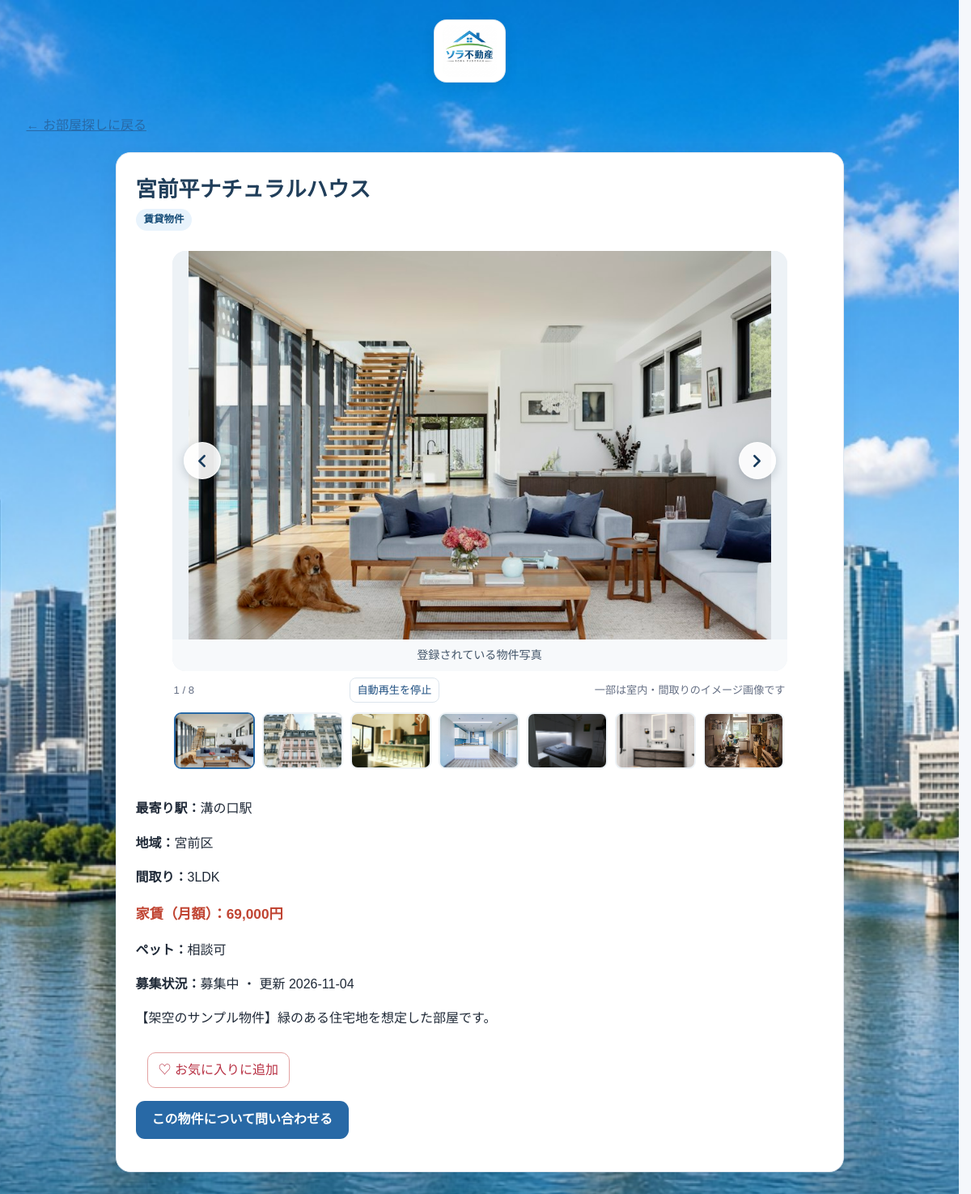
The page /property.php?id=39 on the database as committed earlier.
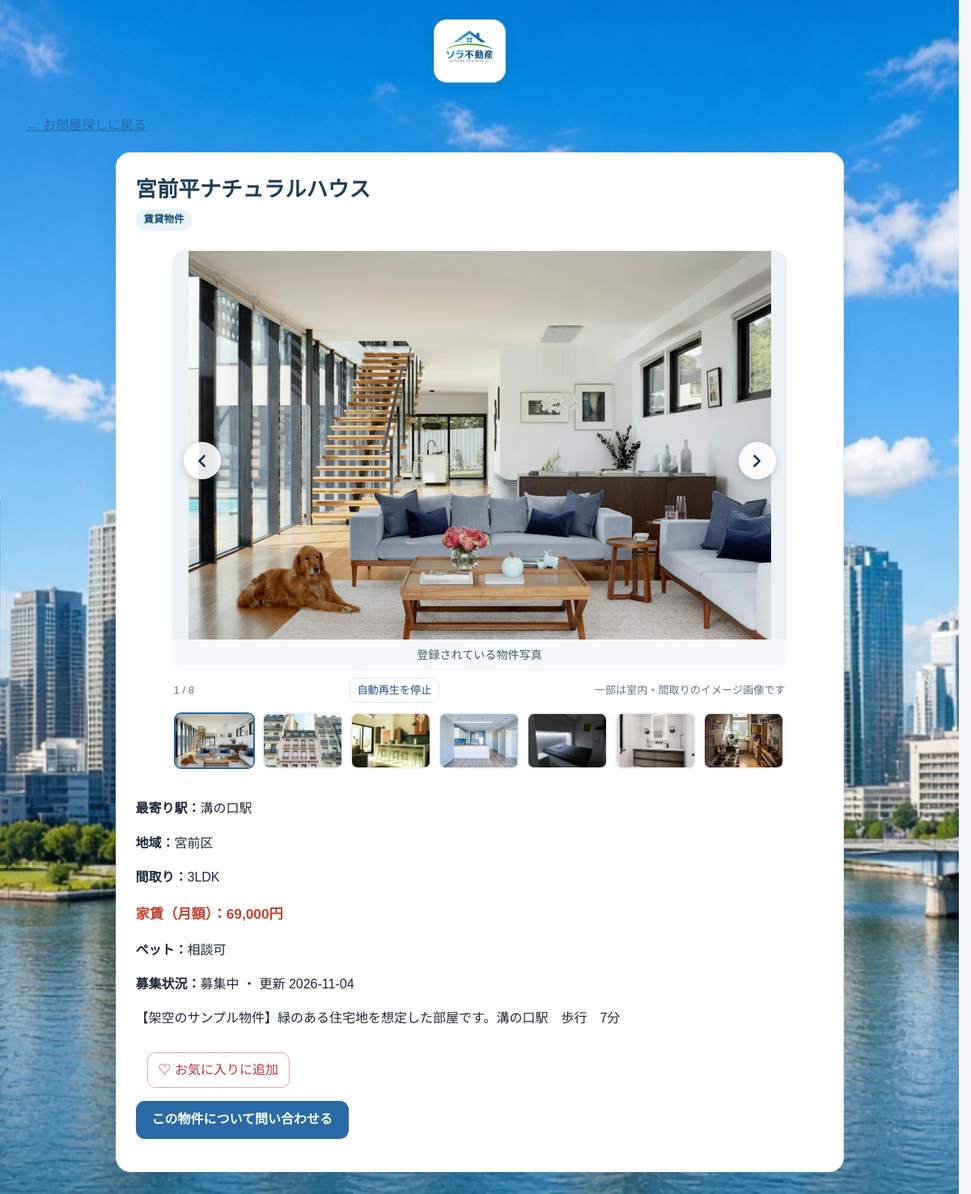
The same page on the database as committed later.
### tables this page shows
CREATE TABLE `properties` (
  `id` int(11) NOT NULL AUTO_INCREMENT,
  `name` varchar(100) NOT NULL,
  `station` varchar(50) DEFAULT NULL,
  `area` varchar(50) DEFAULT NULL,
  `school` varchar(50) DEFAULT NULL,
  `transaction_type` varchar(10) NOT NULL DEFAULT 'rent',
  `rent` int(11) DEFAULT NULL,
  `sale_price` bigint(20) DEFAULT NULL,
  `management_fee` int(11) DEFAULT NULL,
  `deposit_amount` int(11) DEFAULT NULL,
  `key_money_amount` int(11) DEFAULT NULL,
  `pet_allowed` tinyint(1) NOT NULL DEFAULT 0,
  `layout` varchar(20) NOT NULL DEFAULT '1K',
  `area_sqm` decimal(6,2) DEFAULT NULL,
  `floor_number` smallint DEFAULT NULL,
  `initial_cost` int(11) DEFAULT NULL,
  `status` varchar(20) NOT NULL DEFAULT 'available',
  `description` text DEFAULT NULL,
  `image` varchar(200) DEFAULT 'images/property1.jpg',
  `updated_at` timestamp NOT NULL DEFAULT current_timestamp() ON UPDATE current_timestamp(),
  PRIMARY KEY (`id`)
);

### db.php (called while the page is built, shortened)
<?php
function h($s) { return htmlspecialchars((string)$s, ENT_QUOTES, 'UTF-8'); }

### property.php (the view, shortened to what this page needs)
<?php
require 'db.php';
$id = filter_var(input_string($_GET['id'] ?? ''), FILTER_VALIDATE_INT);
$serviceAreas = ['鶴見区', '神奈川区', '西区', '中区', '南区', '港南区', '保土ケ谷区', '旭区', '磯子区', '金沢区', '港北区', '緑区', '青葉区', '都筑区', '戸塚区', '栄区', '泉区', '瀬谷区', '川崎区', '幸区', '中原区', '高津区', '宮前区', '多摩区', '麻生区', '横浜市', '川崎市'];
$stmt = $pdo->prepare('SELECT * FROM properties WHERE id = ? AND area IN (' . implode(',', array_fill(0, count($serviceAreas), '?')) . ')');
$stmt->execute(array_merge([$id], $serviceAreas));
$property = $stmt->fetch(PDO::FETCH_ASSOC);
$isCustomer = !empty($_SESSION['customer_id']);
$isFavorite = $isCustomer && in_array($id, customer_favorite_ids($pdo, (int)$_SESSION['customer_id']), true);
$favoriteCsrf = $isCustomer ? csrf_token() : '';
$galleryImages = [
    ['src' => $property['image'] ?: 'images/property1.jpg', 'label' => '登録されている物件写真', 'alt' => $property['name'] . 'の登録写真'],
    ['src' => 'images/unsplash-exterior.jpg', 'label' => '外観の参考写真', 'alt' => '集合住宅の外観参考写真', 'credit' => 'Photo: Anthony DELANOIX / Unsplash', 'source_url' => 'https://unsplash.com/photos/apartment-building-JTcLVcE80B8'],
    ['src' => 'images/unsplash-living.jpg', 'label' => 'リビング・キッチンの参考写真', 'alt' => 'リビングとキッチンの参考写真', 'credit' => 'Photo: Danny Greenberg / Unsplash', 'source_url' => 'https://unsplash.com/photos/an-interior-shot-shows-a-modern-kitchen-and-living-room-QbdgGRQOHdM'],
    ['src' => 'images/unsplash-open-plan.jpg', 'label' => 'オープンキッチンの参考写真', 'alt' => '明るいオープンキッチンの参考写真', 'credit' => 'Photo: Louie A / Unsplash', 'source_url' => 'https://unsplash.com/photos/a-modern-kitchen-and-living-space-are-shown-e5yEXmGWjKo'],
    ['src' => 'images/unsplash-bedroom.jpg', 'label' => '寝室の参考写真', 'alt' => 'モダンな寝室の参考写真', 'credit' => 'Photo: Lukáš Parničan / Unsplash', 'source_url' => 'https://unsplash.com/photos/a-modern-bedroom-with-a-bed-and-built-in-lighting-LZ3IQuhGbQE'],
    ['src' => 'images/unsplash-bathroom.jpg', 'label' => '浴室の参考写真', 'alt' => 'モダンな浴室の参考写真', 'credit' => 'Photo: Billy Jo Catbagan / Unsplash', 'source_url' => 'https://unsplash.com/photos/a-bathroom-with-a-mirror-and-a-sink-o9tSmffkg7w'],
    ['src' => 'images/unsplash-kitchen.jpg', 'label' => 'キッチンの参考写真', 'alt' => 'キッチンの参考写真', 'credit' => 'Photo: Y K / Unsplash', 'source_url' => 'https://unsplash.com/photos/kitchen-interior-bn4Ve3NjQ8g'],
    ['src' => 'images/floor-plan-1k.svg', 'label' => '1K間取りイメージ（実際の間取りではありません）', 'alt' => '玄関、キッチン、浴室、居室を描いた1K間取りのイメージ'],
];
?>
<!DOCTYPE html>
<html lang="ja">
<head>
  <link rel="stylesheet" href="style.css?v=20261102-6">
</head>
<body>
<?php include ((basename(__DIR__) === 'admin' ? dirname(__DIR__) : __DIR__) . '/includes/site-brand.php'); ?>
<div class="page-shell">
  <p><a href="index.php">← お部屋探しに戻る</a></p>
  <article class="search-section">
    <h2><?= h($property['name']) ?></h2>
    <p class="transaction-badge"><?= $property['transaction_type'] === 'sale' ? '売買物件' : '賃貸物件' ?></p>
    <section class="property-gallery" aria-label="物件写真">
      <div class="gallery-stage">
        <div class="gallery-track" data-gallery-track>
          <?php foreach ($galleryImages as $index => $image): ?>
            <figure class="gallery-slide<?= $index === 0 ? ' is-active' : '' ?>" data-gallery-slide="<?= $index ?>" aria-hidden="<?= $index === 0 ? 'false' : 'true' ?>">
              <img src="<?= h($image['src']) ?>" alt="<?= h($image['alt']) ?>" <?= $index === 0 ? 'fetchpriority="high"' : 'loading="lazy"' ?>>
              <figcaption><?= h($image['label']) ?><?php if (!empty($image['credit'])): ?> <a href="<?= h($image['source_url']) ?>" target="_blank" rel="noopener noreferrer"><?= h($image['credit']) ?></a><?php endif; ?></figcaption>
            </figure>
          <?php endforeach; ?>
        </div>
        <button class="gallery-arrow gallery-prev" type="button" aria-label="前の写真へ"><svg viewBox="0 0 24 24" aria-hidden="true"><path d="m15 18-6-6 6-6"/></svg></button>
        <button class="gallery-arrow gallery-next" type="button" aria-label="次の写真へ"><svg viewBox="0 0 24 24" aria-hidden="true"><path d="m9 18 6-6-6-6"/></svg></button>
      </div>
      <div class="gallery-meta"><span data-gallery-count aria-live="polite">1 / <?= count($galleryImages) ?></span><button class="gallery-toggle" type="button" data-gallery-toggle aria-pressed="false">自動再生を停止</button><span>一部は室内・間取りのイメージ画像です</span></div>
      <div class="gallery-thumbnails" aria-label="写真を選択">
        <?php foreach ($galleryImages as $index => $image): ?>
          <button class="gallery-thumb<?= $index === 0 ? ' is-active' : '' ?>" type="button" data-gallery-thumb="<?= $index ?>" aria-label="<?= h($image['label']) ?>" aria-current="<?= $index === 0 ? 'true' : 'false' ?>">
            <img src="<?= h($image['src']) ?>" alt="" loading="lazy">
          </button>
        <?php endforeach; ?>
      </div>
    </section>
    <?php if ($property['station']): ?><p><strong>最寄り駅：</strong><?= h($property['station']) ?></p><?php endif; ?>
    <?php if ($property['area']): ?><p><strong>地域：</strong><?= h($property['area']) ?></p><?php endif; ?>
    <p><strong>間取り：</strong><?= h($property['layout']) ?></p>
    <?php if ($property['transaction_type'] === 'rent'): ?>
      <p class="price"><strong>家賃（月額）：</strong><?= number_format((int)$property['rent']) ?>円</p>
    <?php else: ?>
      <p class="price"><strong>販売価格：</strong><?= number_format((int)$property['sale_price']) ?>円</p>
      <?php if ($property['initial_cost'] !== null): ?><p><strong>諸費用の目安：</strong><?= number_format((int)$property['initial_cost']) ?>円</p><?php endif; ?>
    <?php endif; ?>
    <p><strong>ペット：</strong><?= (int)$property['pet_allowed'] === 1 ? '相談可' : '不可' ?></p>
    <p><strong>募集状況：</strong><?= ['available'=>'募集中','reserved'=>'申込あり','rented'=>'契約済み'][$property['status']] ?? '募集中' ?> ・ 更新 <?= h(substr((string)$property['updated_at'],0,10)) ?></p>
    <?php if (trim((string)$property['description']) !== ''): ?>
      <p><?= nl2br(h($property['description'])) ?></p>
    <?php endif; ?>
    <p><button type="button" class="fav-button" data-id="<?= (int)$property['id'] ?>" data-authenticated="<?= $isCustomer ? '1' : '0' ?>" data-favorite="<?= $isFavorite ? '1' : '0' ?>" data-csrf="<?= h($favoriteCsrf) ?>"></button></p>
    <?php if ($property['status'] !== 'rented'): ?><p><a class="contact-link" href="contact.php?property_id=<?= (int)$property['id'] ?>">この物件について問い合わせる</a></p><?php else: ?><p>こちらの物件は契約済みです。</p><?php endif; ?>
  </article>
</div>
</body>
</html>

### includes/site-brand.php (shortened to what this page needs)
<?php
$siteBasePath = str_replace('\\', '/', dirname((string)($_SERVER['SCRIPT_NAME'] ?? '/')));
$siteBasePath = rtrim($siteBasePath, '/.');
$siteHomeUrl = htmlspecialchars($siteBasePath . '/index.php', ENT_QUOTES, 'UTF-8');
$siteLogoUrl = htmlspecialchars($siteBasePath . '/images/Gemini_Generated_Image_ku7bpvku7bpvku7b.jpg', ENT_QUOTES, 'UTF-8');
?>
<header class="site-brand-header">
    <a class="brand" href="<?= $siteHomeUrl ?>" aria-label="Sora Living ホーム">
        <img src="<?= $siteLogoUrl ?>" alt="Sora Living">
    </a>
</header>

### style.css (style rules this page uses)
:root { color-scheme: light; --ink: #1f2937; --muted: #667085; --brand: #2869a6; --brand-dark: #1e4f80; --line: #dce5ed; --surface: #fff; --soft: #f4f8fb; --shadow: 0 12px 34px rgba(24, 49, 75, .10); }
* { box-sizing: border-box; }
html { scroll-behavior: smooth; scrollbar-gutter: stable; }
body { margin: 0; min-height: 100vh; color: var(--ink); background-color: #f5f7fb; background-image: url("images/getu2 (1).jpg"); background-repeat: no-repeat; background-size: cover; background-position: center top; background-attachment: fixed; font-family: "Noto Sans JP", "Yu Gothic", "Meiryo", sans-serif; line-height: 1.65; }
button, input, select, textarea { font: inherit; }
button, a, select { -webkit-tap-highlight-color: transparent; }
a { color: var(--brand); }
.page-shell { width: min(1120px, calc(100% - 40px)); margin: 0 auto; padding: 24px 0 40px; }
.site-brand-header { display: flex; align-items: flex-start; justify-content: center; width: min(900px, calc(100% - 40px)); min-height: 64px; margin: 0 auto; padding-top: 24px; }
.site-header > .brand, .site-brand-header .brand { transform: translateX(-12px); }
.brand { display: inline-flex; align-items: center; overflow: hidden; padding: 6px 10px; border: 1px solid rgba(220,229,237,.9); border-radius: 16px; background: #fff; box-shadow: 0 5px 16px rgba(24,49,75,.10); }
.brand img { display: block; width: auto; height: 64px; max-height: 64px; object-fit: contain; border-radius: 10px; }
.section-heading h2, .search-section h2 { margin: 0; color: #203e5a; font-size: clamp(1.25rem, 3vw, 1.65rem); }
.search-section { width: min(900px, 100%); margin: 20px auto 0; padding: 24px; border: 1px solid #e0e7ef; border-radius: 18px; background: var(--surface); box-shadow: 0 8px 24px rgba(24,49,75,.07); }
.property-gallery { width: min(760px, 100%); margin: 18px auto 26px; }
.gallery-stage { position: relative; overflow: hidden; min-height: 240px; border-radius: 16px; background: #edf2f6; }
.gallery-track { display: flex; width: 100%; transition: transform .45s cubic-bezier(.22,.7,.2,1); }
.gallery-slide { display: grid; flex: 0 0 100%; grid-template-rows: minmax(240px, 480px) auto; min-width: 0; margin: 0; }
.gallery-slide img { display: block; width: 100%; height: 100%; max-height: 480px; object-fit: contain; background: #edf2f6; }
.gallery-slide figcaption { padding: 8px 14px; color: #44566a; font-size: .88rem; text-align: center; background: #f7f9fb; }
.gallery-arrow { position: absolute; top: 50%; display: grid; width: 46px; height: 46px; place-items: center; transform: translateY(-50%); border: 1px solid rgba(255,255,255,.8); border-radius: 50%; color: #183b5c; background: rgba(255,255,255,.9); box-shadow: 0 3px 12px rgba(10,30,50,.2); cursor: pointer; }
.gallery-arrow svg { display: block; width: 25px; height: 25px; fill: none; stroke: currentColor; stroke-width: 2.5; stroke-linecap: round; stroke-linejoin: round; }
.gallery-prev { left: 14px; }
.gallery-next { right: 14px; }
.gallery-meta { display: flex; align-items: center; justify-content: space-between; flex-wrap: wrap; gap: 8px 12px; margin: 8px 2px; color: var(--muted); font-size: .82rem; }
.gallery-toggle { padding: 4px 9px; border: 1px solid var(--line); border-radius: 8px; color: var(--brand-dark); background: #fff; font-size: .82rem; cursor: pointer; }
.gallery-thumbnails { display: flex; gap: 9px; overflow-x: auto; padding: 4px 2px 10px; }
.gallery-thumb { flex: 0 0 100px; overflow: hidden; height: 70px; padding: 0; border: 2px solid transparent; border-radius: 9px; background: #edf2f6; cursor: pointer; }
.gallery-thumb.is-active { border-color: var(--brand); }
.gallery-thumb img { display: block; width: 100%; height: 100%; object-fit: cover; }
.price { color: #c04432 !important; font-size: 1.08rem !important; font-weight: 800; }
.transaction-badge { display: inline-block; width: fit-content; margin: 0 0 7px; padding: 3px 10px; border-radius: 999px; color: #174d78; background: #e8f3fc; font-size: .78rem; font-weight: 800; }
.fav-button { margin: 12px 14px 0; padding: 8px 13px; border: 1px solid #e3a2a2; border-radius: 10px; color: #b83245; background: #fff; cursor: pointer; }
.contact-link { display: inline-flex; align-items: center; justify-content: center; min-height: 46px; padding: 10px 20px; border-radius: 11px; color: #fff; background: var(--brand); font-weight: 700; text-decoration: none; }

Rows that differ between the two databases and show on the page:
changed properties "宮前平ナチュラルハウス": description "【架空のサンプル物件】緑のある住宅地を想定した部屋です。" → "【架空のサンプル物件】緑のある住宅地を想定した部屋です。溝の口駅 歩行 7分"
